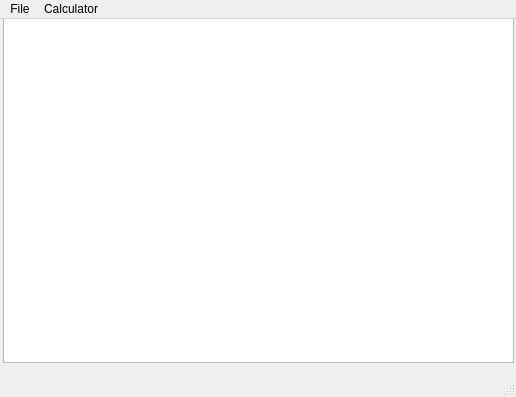
<?xml version="1.0" encoding="UTF-8"?>
<ui version="4.0">
 <class>MainWindow</class>
 <widget class="QMainWindow" name="MainWindow">
  <property name="geometry">
   <rect>
    <x>0</x>
    <y>0</y>
    <width>516</width>
    <height>397</height>
   </rect>
  </property>
  <property name="windowTitle">
   <string>Log Calculator</string>
  </property>
  <widget class="QWidget" name="centralWidget">
   <widget class="QTextEdit" name="logTextEdit">
    <property name="geometry">
     <rect>
      <x>3</x>
      <y>-7</y>
      <width>511</width>
      <height>351</height>
     </rect>
    </property>
    <property name="readOnly">
     <bool>true</bool>
    </property>
   </widget>
  </widget>
  <widget class="QMenuBar" name="menuBar">
   <property name="geometry">
    <rect>
     <x>0</x>
     <y>0</y>
     <width>516</width>
     <height>23</height>
    </rect>
   </property>
   <widget class="QMenu" name="menuFile">
    <property name="title">
     <string>File</string>
    </property>
    <addaction name="actionOpenFile"/>
    <addaction name="actionSaveFile"/>
    <addaction name="actionRevertFile"/>
   </widget>
   <addaction name="menuFile"/>
   <addaction name="actionShowCalculator"/>
  </widget>
  <widget class="QStatusBar" name="statusBar"/>
  <action name="actionOpenFile">
   <property name="text">
    <string>Open</string>
   </property>
   <property name="toolTip">
    <string>Open</string>
   </property>
  </action>
  <action name="actionSaveFile">
   <property name="text">
    <string>Save</string>
   </property>
   <property name="toolTip">
    <string>Save</string>
   </property>
  </action>
  <action name="actionRevertFile">
   <property name="text">
    <string>Revert</string>
   </property>
   <property name="toolTip">
    <string>Revert</string>
   </property>
  </action>
  <action name="actionShowCalculator">
   <property name="checkable">
    <bool>true</bool>
   </property>
   <property name="text">
    <string>Calculator</string>
   </property>
   <property name="toolTip">
    <string>Calculator</string>
   </property>
  </action>
 </widget>
 <layoutdefault spacing="6" margin="11"/>
 <resources/>
 <connections/>
</ui>
